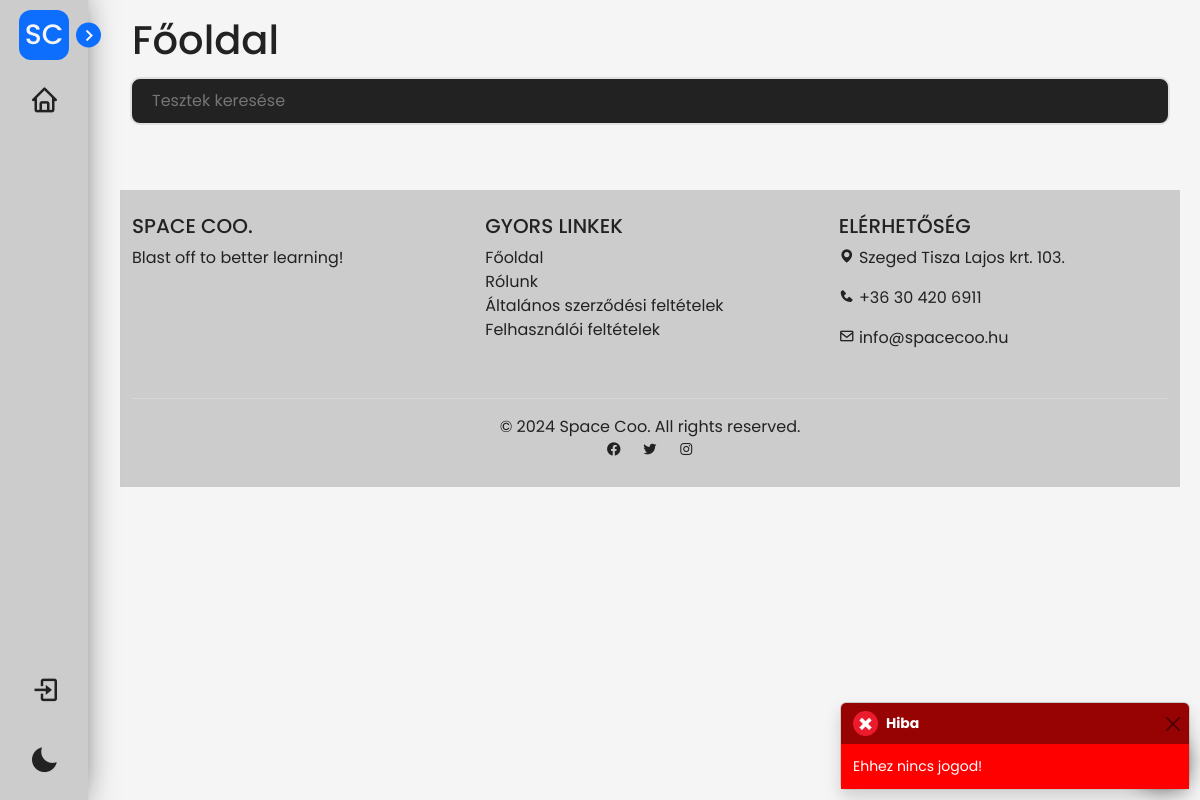
The app's page /index.php?error=unauthorized, older data.
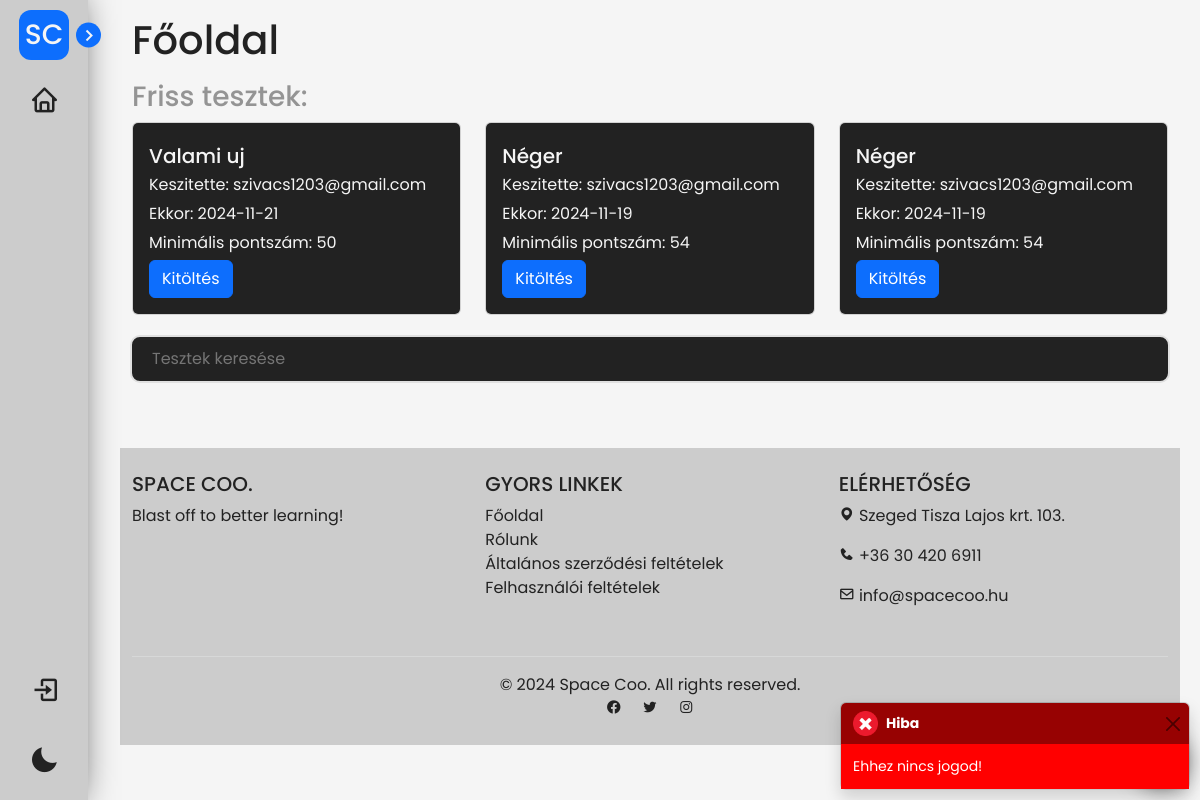
The same page, newer data.
### tables this page shows
CREATE TABLE `tests` (
  `tid` int(11) NOT NULL,
  `t_name` varchar(255) NOT NULL,
  `date` date NOT NULL,
  `min_score` int(11) DEFAULT NULL,
  `owner` varchar(255) DEFAULT NULL
);

### classes/class.controller.test.php (called while the page is built, shortened)
<?php
class TestController extends Test {
  private $limitAmount;
  public function __construct($testName, $testMinScore, $testOwner) {
    $this->limitAmount = null;
  }
  public static function constructWithLimit($amount) {
    $instance = new self(null, null, null);
    $instance->limitAmount = $amount;
    return $instance;
  }
  public function getLimitedAmountOfTests() {
    return $this->getCustomAmountOfTests($this->limitAmount);
  }
}

### classes/class.dbh.php (called while the page is built)
<?php
class Dbh {
    protected function connect() {
        try {
            $host = "localhost";
            $dbname = "spacecoo";
            $username = "root";
            $password = "";
            $dbh = new PDO("mysql:host=" . $host . ";dbname=" . $dbname, $username, $password);
            return $dbh;
        } catch (PDOException $e) {
            print "Error: " . $e->getMessage() . "<br/>";
            die();
        }
    }
}

### classes/class.test.php (called while the page is built, shortened)
<?php
class Test extends Dbh {
  protected function getCustomAmountOfTests($amount) {
    $stmt = $this->connect()->prepare("SELECT * FROM `tests` ORDER BY `tid` DESC LIMIT $amount");
    if (!$stmt->execute()) {
      $stmt = NULL;
      header('location: index.php?error=stmtfailed');
      exit();
    }
    $result = $stmt->fetchAll(PDO::FETCH_ASSOC);
    return $result;
  }
}

### index.php (the view, shortened to what this page needs)
<?php
include('classes/class.dbh.php');
include('classes/class.test.php');
include('classes/class.controller.test.php');
$limitedTestController = TestController::constructWithLimit(3);
$limitedTests = $limitedTestController->getLimitedAmountOfTests();
include('includes/header.php');
?>
<div class="container-fluid">
    <h1>Főoldal</h1>
<?php if(count($limitedTests) > 0) { ?>
    <h3 class="mt-3 grey-color">Friss tesztek:</h3>
    <div class="row">
        <?php foreach($limitedTests as $test) { ?>
        <div class="col-sm-12 col-md-6 col-lg-4">
            <div class="card">
            <div class="card-body">
                <h5 class="card-title"><?php echo $test['t_name'] ?></h5>
                <p >Keszitette: <?php echo $test['owner'] ?></p>
                <p >Ekkor: <?php echo $test['date'] ?></p>
                <p >Minimális pontszám: <?php echo $test['min_score'] ?></p>
                <form action="test.php" method="POST" style="display: inline;">
                    <button type="submit" name="open-test" class="btn btn-primary">Kitöltés</button>
                </form>
            </div>
            </div>
        </div>
        <?php } ?>
    </div>
<?php } ?>
    <div class="row searchrow">
        <input class="col" placeholder="Tesztek keresése" type="text" name="searchbar" id="searchbar">
    </div>
    <div class="row searchrow">
    </div>
</div>
<?php
include('includes/footer.php');
?>

### includes/header.php (shortened to what this page needs)
<?php
include_once("classes/class.dbh.php");
?>
<!DOCTYPE html>
<html lang="hu">
<head>
    <link rel="stylesheet" href="https://cdnjs.cloudflare.com/ajax/libs/font-awesome/4.7.0/css/font-awesome.min.css">
    <link href='https://unpkg.com/boxicons@2.1.4/css/boxicons.min.css' rel='stylesheet'>
    <link rel="stylesheet" href="bootstrap-5.3.3-dist/css/bootstrap.css">
    <link rel="stylesheet" href="css/footer.css">
    <link rel="stylesheet" href="css/index.css">
</head>
                                    <!DOCTYPE svg PUBLIC "-//W3C//DTD SVG 20010904//EN"
                                    "http://www.w3.org/TR/2001/REC-SVG-20010904/DTD/svg10.dtd">
<body class="close">
    <div class="sidebar close">
        <section>
        <div class="sidebarHeader">
            <a href="<?php
                    if(isset($_SESSION["userEmail"])) echo "profile.php";
                    else echo "#"
                ?>">
                <p class="profpic"><?php
                    if(isset($_SESSION["userEmail"])) echo explode(" ", $_SESSION["userName"])[0][0] . explode(" ", $_SESSION["userName"])[1][0];
                    else echo "SC"
                ?></p>
            </a>
            <i class='bx bx-chevron-right toggle' onclick="openSidebar()"></i>
        </div>
        <div class="container-fluid">
            <ul class="nav">
            <li class="navlink">
                    <a href="index.php">
                        <i class='bx bx-home navicon' ></i>
                    </a>
                </li>
            </ul>
        </div>
        </section>
        <div class="container-fluid sidebarFooter">
            <ul class="nav">
                <?php
                    if (!isset($_SESSION["userEmail"])) {
                        echo '
                        <li class="navlink">
                            <a href="#" data-bs-toggle="modal" data-bs-target="#loginModal">
                                <i class="bx bx-log-in navicon"></i>
                                <span class="text">Belépés</span>
                            </a>
                        </li>
                        ';
                    }
                ?>
                <li class="navlink">
                    <a href="#" id="theme-toggle">
                        <i id="themeToggleIcon" class='bx bxs-moon navicon'></i>
                    </a>
                </li>
            </ul>
        </div>
    </div>

### includes/footer.php (shortened to what this page needs)
<?php
    if(isset($_GET["error"]) && $_GET["error"] !== "none") {
?>
        <div class="toast" role="alert" aria-live="assertive" aria-atomic="true">
            <div class="toast-header">
                <img class="toast-img" src="img/error-icon.png" alt="error">
                <strong class="me-auto">Hiba</strong>
                <button type="button" class="btn-close" data-bs-dismiss="toast" aria-label="Close"></button>
            </div>
            <div class="toast-body">
            <?php
            $errorCode = $_GET["error"];
            if ($errorCode === "emptyinput") {echo 'Minden mezőt tölts ki!';}
            else if ($errorCode === "invalidemail") {echo 'Hibás emailt adtál meg!';}
            else if ($errorCode === "invalidname") {echo 'Hibás nevet adtál meg!';}
            else if ($errorCode === "passwordsdiffer") {echo 'A jelszavak különböznek!';}
            else if ($errorCode === "emailtaken") {echo 'Ez az email már foglalt!';}
            else if ($errorCode === "invalidpassword") {echo 'Hibás jelszavat adtál meg!';}
            else if ($errorCode === "stmtfailed") {echo 'Hiba történt az adatbázis elérésekor!';}
            else if ($errorCode === "wrongcredentials") {echo 'Rossz felhasználónév vagy jelszó!';}
            else if ($errorCode === "rolenotfound") {echo 'Nincs ilyen szerepkör!';}
            else if ($errorCode === "invalidcurrentpassword") {echo 'Helytelen régi jelszó!';}
            else if ($errorCode === "wrongemailinput") {echo 'Létező email címet adj meg!';}
            else if ($errorCode === "unauthorized") {echo 'Ehhez nincs jogod!';}
            else if ($errorCode != "none") {echo 'Váratlan hiba történt, próbáld meg újra!';}
            ?>
            </div>
        </div>
<?php
    }
?>
<footer class="py-4">
    <div class="container">
        <div class="row">
            <div class="col-md-4 mb-3">
                <h5 class="text-uppercase">Space Coo.</h5>
                <p>Blast off to better learning!</p>
            </div>
            <div class="col-md-4 mb-3 links">
                <h5 class="text-uppercase">Gyors Linkek</h5>
                <ul class="list-unstyled">
                    <li><a href="index.php">Főoldal</a></li>
                    <li><a href="#">Rólunk</a></li>
                    <li><a href="#">Általános szerződési feltételek</a></li>
                    <li><a href="#">Felhasználói feltételek</a></li>
                </ul>
            </div>
            <div class="col-md-4 mb-3">
                <h5 class="text-uppercase">Elérhetőség</h5>
                <p><i class="bx bxs-map"></i> Szeged Tisza Lajos krt. 103. </p>
                <p><i class='bx bxs-phone'></i> +36 30 420 6911</p>
                <p><i class='bx bx-envelope' ></i> info@spacecoo.hu</p>
            </div>
        </div>
        <hr class="border-light">
        <div class="row">
            <div class="col text-center">
                <p class="mb-0">&copy; 2024 Space Coo. All rights reserved.</p>
                <a href="#" class="me-3"><i class='bx bxl-facebook-circle'></i></a>
                <a href="#" class="me-3"><i class='bx bxl-twitter'></i></a>
                <a href="#" ><i class='bx bxl-instagram' ></i></a>
            </div>
        </div>
    </div>
</footer>
</body>
</html>

### css/footer.css (style rules this page uses)
:root { --background-color: #f5f5f5; --text-color: #222222; --primary-accent: #0d6efd; --secondary-accent: #cccccc; --border-color: #e0e0e0; --highlight-color: #0056b3; }
footer { background-color: var(--secondary-accent); color: var(--text-color); margin-top: 50px; }
footer a { text-decoration: none; color: var(--text-color); transition: all 0.1s ease-in-out; }
footer .border-light { border-color: var(--border-color); }
.toast { position: fixed; bottom: 10px; right: 10px; z-index: 1000; }
.toast-header { background-color: hsl(0, 97%, 30%, 100%); border: 0; }
.toast-body { background-color: red; color: white !important; border: 0; }
.toast-header * { color: white !important; }
.toast-header .toast-img { width: 25px; height: 25px; margin-right: 0.5rem; }

### css/index.css (style rules this page uses)
:root { --background-color: #f5f5f5; --text-color: #222222; --primary-accent: #0d6efd; --secondary-accent: #cccccc; --border-color: #e0e0e0; --highlight-color: #0056b3; --correct-color: green; --incorrect-color: red; }
* { padding: 0; margin: 0; box-sizing: border-box; text-decoration: none; font-family: Poppins, sans-serif; color: var(--text-color); }
body { background-color: var(--background-color); padding: 20px; padding-left: 120px; transition: all 0.2s ease-in-out; }
* { scrollbar-width: thin; scrollbar-color: var(--primary-accent) var(--secondary-accent); }
#searchbar { background-color: var(--text-color); color: var(--background-color); outline: none; border: 0; padding: 10px 20px; border: 2px solid var(--border-color); border-radius: 10px; transition: all 0.1s ease-in-out; }
.searchrow { display: flex; justify-content: center; padding: 5px 10px; transition: all 0.1s ease-in-out; }
.sidebar { background: var(--secondary-accent); position: fixed; top: 0; left: 0; height: 100%; width: 250px; box-shadow: -15px 0px 40px 0px rgb(0, 0, 0); transition: all 0.2s ease-in-out; display: flex; flex-direction: column; justify-content: space-between; z-index: 100; }
.sidebar.close { width: 88px; }
.sidebar .sidebarHeader .toggle { position: absolute; cursor: pointer; top: 50%; right: -13px; transform: translateY(-50%) rotate(180deg); height: 25px; margin: 0; width: 25px; background-color: var(--primary-accent); color: #f5f5f5; display: flex; align-items: center; justify-content: center; border-radius: 50%; font-size: 24px; transition: all 0.2s ease-in-out; }
.sidebar .sidebarHeader { display: flex; position: relative; padding: 10px; padding-left: 19px; align-items: center; }
.sidebar .sidebarHeader .profpic, .online-users-container .profpic { color: #f5f5f5; margin: 0; background-color: var(--primary-accent); width: 50px; height: 50px; display: flex; min-width: 50px; align-items: center; justify-content: center; font-size: 28px; border-radius: 12px; font-weight: 500; transition: all 0.1s ease-in-out; }
.sidebar.close .sidebarHeader .toggle { transform: translateY(-50%); transition: all 0.2s ease-in-out; }
.sidebar .navlink a { font-size: medium; display: flex; align-items: center; text-decoration: none; white-space: nowrap; width: 225px; height: 60px; }
.sidebarHeader a { text-decoration: none; }
.sidebar .navlink { display: flex; flex: 100%; margin-bottom: 10px; list-style-type: none; border-radius: 10px; }
.sidebar.close .navlink a { width: 55px; }
.sidebar .navlink .navicon { font-size: 30px; min-width: 65px; display: flex; align-items: center; justify-content: center; }
h1 { color: var(--text-color); }
.card-body p, .card-body h5 { color: var(--background-color); margin: 5px 0px; }
.card-body { background-color: var(--text-color); border: 0px; transition: all 0.2s ease-in-out; border-radius: 5px; }
.card { margin-bottom: 15px; }
.grey-color { color: rgb(148, 148, 148) !important; }

Row changes from the older to the newer data that the page shows:
added tests: t_name "Valami uj", owner "szivacs1203@gmail.com", date "2024-11-21", min_score "50"
added tests: t_name "Néger", owner "szivacs1203@gmail.com", date "2024-11-19", min_score "54"
added tests: t_name "Néger", owner "szivacs1203@gmail.com", date "2024-11-19", min_score "54"
Text that changed along with them:
text now shown: "Friss tesztek:"
